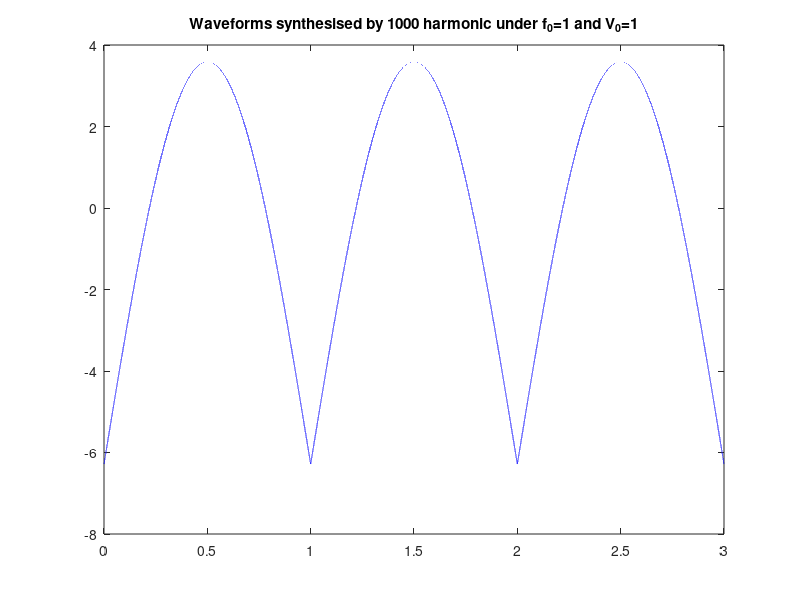

MATLAB code to generate this figure:
clear;
f0=1;
omega = 2*pi*f0;
T = 2*pi/omega;
t = linspace(0, T, 100000);
V0 = 1;
max_harmonics = 1000;
a = zeros(1, max_harmonics);
b = zeros(1, max_harmonics);
synth_triang = zeros(size(t));
% for n = 1:max_harmonics
%     b(n) = (-1)^(n+1)/(2*n-1)^2;
%     synth_triang = synth_triang + b(n) * sin((2*n-1) * omega * t); 
% end

% for n = 1:max_harmonics
%     a(n)=0.1;
%     synth_triang = synth_triang + a(n) * cos(n * omega * t);
% end

% for n = 1 : max_harmonics
%     if n==1
%         b(n) = 1;
%         synth_triang = synth_triang + b(n) * sin(omega * t); 
%     else
%         b(n)= - 4/((2*n-2)^2-1)*pi;
%     end
%     synth_triang = synth_triang + b(n) * cos(n * omega * t); 
% end

for n = 1 : max_harmonics
    b(n)= - 4/((2*n)^2-1)*pi;
    synth_triang = synth_triang + b(n) * cos(n * omega * t); 
end
   
t = linspace(0, 3*T, 3*100000);
synth_triang = repmat(synth_triang, 1, 3);
figure
plot(t, synth_triang, 'b-');

title(['Waveforms synthesised by ' ,num2str(max_harmonics), ' harmonic under f_{0}=1 and V_{0}=1']);